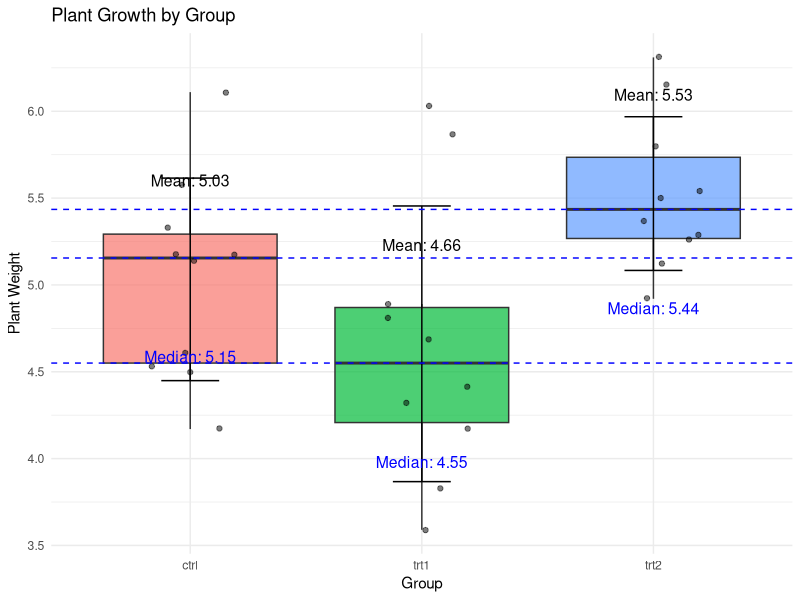

Reproduce this figure in R.
# Install and load necessary packages
install.packages("ggplot2")
install.packages("dplyr")

library(ggplot2)
library(dplyr)

# Load the "PlantGrowth" dataset
data(PlantGrowth)

# Plant Phenotyping Analysis

# Step 1: Data Summary
# Display summary statistics of the "PlantGrowth" dataset
summary(PlantGrowth)

# Step 2: Data Visualization
# Create a box plot to visualize the distribution of plant weights in different groups

# Calculate descriptive statistics for each group using dplyr functions
group_summary <- PlantGrowth %>%
  group_by(group) %>%
  summarise(MeanWeight = mean(weight),
            MedianWeight = median(weight),
            SDWeight = sd(weight))

ggplot() +
  geom_boxplot(data = PlantGrowth, aes(x = group, y = weight, fill = group),
               alpha = 0.7, outlier.shape = NA) +
  geom_jitter(data = PlantGrowth, aes(x = group, y = weight),
              width = 0.2, alpha = 0.5) +
  labs(x = "Group", y = "Plant Weight", title = "Plant Growth by Group") +
  theme_minimal() +
  theme(legend.position = "none") +
  geom_text(data = group_summary, aes(x = group, y = MeanWeight + 0.5,
                                      label = paste("Mean:", round(MeanWeight, 2))),
            position = position_dodge(width = 0.8), vjust = -0.5, size = 4) +
  geom_errorbar(data = group_summary, aes(x = group, ymin = MeanWeight - SDWeight, ymax = MeanWeight + SDWeight),
                position = position_dodge(width = 0.8), width = 0.25) +
  geom_hline(data = group_summary, aes(yintercept = MedianWeight),
             linetype = "dashed", color = "blue") +
  geom_text(data = group_summary, aes(x = group, y = MedianWeight - 0.5,
                                      label = paste("Median:", round(MedianWeight, 2))),
            position = position_dodge(width = 0.8), vjust = 1.5, color = "blue", size = 4)

# Step 3: Statistical Test (t-test)
# Perform a t-test to compare plant weights between the two groups (unpaired t-test)
group1_weight <- PlantGrowth$weight[PlantGrowth$group == "ctrl"]
group2_weight <- PlantGrowth$weight[PlantGrowth$group == "trt1"]
t_test_result <- t.test(group1_weight, group2_weight)

# Display the t-test results
print(t_test_result)
